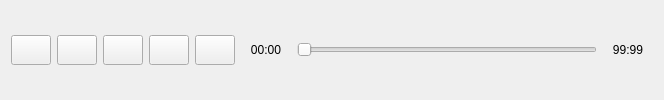
       <widget class="QFrame" name="frame">
        <layout class="QHBoxLayout" name="horizontalLayout_14">
         <item>
          <widget class="QPushButton" name="rewindButton">
           <property name="minimumSize">
            <size>
             <width>20</width>
             <height>30</height>
            </size>
           </property>
           <property name="text">
            <string/>
           </property>
           <property name="icon">
            <iconset resource="resources/surveillance.qrc">
             <normaloff>:/icon/rewind.png</normaloff>:/icon/rewind.png</iconset>
           </property>
           <property name="iconSize">
            <size>
             <width>25</width>
             <height>30</height>
            </size>
           </property>
          </widget>
         </item>
         <item>
          <widget class="QPushButton" name="playButton">
           <property name="minimumSize">
            <size>
             <width>20</width>
             <height>30</height>
            </size>
           </property>
           <property name="text">
            <string/>
           </property>
           <property name="icon">
            <iconset resource="resources/surveillance.qrc">
             <normaloff>:/icon/play.png</normaloff>:/icon/play.png</iconset>
           </property>
           <property name="iconSize">
            <size>
             <width>25</width>
             <height>30</height>
            </size>
           </property>
          </widget>
         </item>
         <item>
          <widget class="QPushButton" name="pauseButton">
           <property name="minimumSize">
            <size>
             <width>20</width>
             <height>30</height>
            </size>
           </property>
           <property name="text">
            <string/>
           </property>
           <property name="icon">
            <iconset resource="resources/surveillance.qrc">
             <normaloff>:/icon/pause.png</normaloff>:/icon/pause.png</iconset>
           </property>
           <property name="iconSize">
            <size>
             <width>25</width>
             <height>30</height>
            </size>
           </property>
          </widget>
         </item>
         <item>
          <widget class="QPushButton" name="stopButton">
           <property name="minimumSize">
            <size>
             <width>20</width>
             <height>30</height>
            </size>
           </property>
           <property name="text">
            <string/>
           </property>
           <property name="icon">
            <iconset resource="resources/surveillance.qrc">
             <normaloff>:/icon/stop.png</normaloff>:/icon/stop.png</iconset>
           </property>
           <property name="iconSize">
            <size>
             <width>25</width>
             <height>30</height>
            </size>
           </property>
          </widget>
         </item>
         <item>
          <widget class="QPushButton" name="forwardButton">
           <property name="minimumSize">
            <size>
             <width>20</width>
             <height>30</height>
            </size>
           </property>
           <property name="text">
            <string/>
           </property>
           <property name="icon">
            <iconset resource="resources/surveillance.qrc">
             <normaloff>:/icon/forward.png</normaloff>:/icon/forward.png</iconset>
           </property>
           <property name="iconSize">
            <size>
             <width>25</width>
             <height>30</height>
            </size>
           </property>
          </widget>
         </item>
         <item>
          <widget class="QLabel" name="startRecord">
           <property name="minimumSize">
            <size>
             <width>50</width>
             <height>0</height>
            </size>
           </property>
           <property name="maximumSize">
            <size>
             <width>16777215</width>
             <height>40</height>
            </size>
           </property>
           <property name="text">
            <string>00:00</string>
           </property>
           <property name="alignment">
            <set>Qt::AlignCenter</set>
           </property>
          </widget>
         </item>
         <item>
          <widget class="QSlider" name="recordSlider">
           <property name="minimumSize">
            <size>
             <width>300</width>
             <height>20</height>
            </size>
           </property>
           <property name="orientation">
            <enum>Qt::Horizontal</enum>
           </property>
          </widget>
         </item>
         <item>
          <widget class="QLabel" name="endRecord">
           <property name="minimumSize">
            <size>
             <width>50</width>
             <height>0</height>
            </size>
           </property>
           <property name="maximumSize">
            <size>
             <width>16777215</width>
             <height>40</height>
            </size>
           </property>
           <property name="text">
            <string>99:99</string>
           </property>
           <property name="alignment">
            <set>Qt::AlignCenter</set>
           </property>
          </widget>
         </item>
        </layout>
       </widget>
